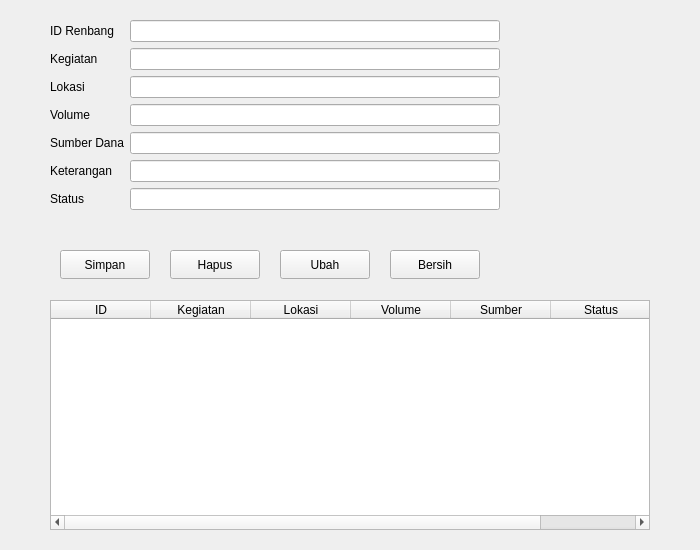
<?xml version="1.0" encoding="UTF-8"?>
<ui version="4.0">
 <class>FormRenbang</class>
 <widget class="QWidget" name="FormRenbang">
  <property name="geometry"> <rect> <x>0</x> <y>0</y> <width>700</width> <height>550</height> </rect> </property>
  <property name="windowTitle"> <string>Data Rencana Pembangunan</string> </property>
  <widget class="QWidget" name="formLayoutWidget">
   <property name="geometry"> <rect> <x>50</x> <y>20</y> <width>450</width> <height>210</height> </rect> </property>
   <layout class="QFormLayout" name="formLayout">
    <item row="0" column="0"><widget class="QLabel" name="l1"><property name="text"><string>ID Renbang</string></property></widget></item>
    <item row="0" column="1"><widget class="QLineEdit" name="editID"/></item>
    <item row="1" column="0"><widget class="QLabel" name="l2"><property name="text"><string>Kegiatan</string></property></widget></item>
    <item row="1" column="1"><widget class="QLineEdit" name="editKegiatan"/></item>
    <item row="2" column="0"><widget class="QLabel" name="l3"><property name="text"><string>Lokasi</string></property></widget></item>
    <item row="2" column="1"><widget class="QLineEdit" name="editLokasi"/></item>
    <item row="3" column="0"><widget class="QLabel" name="l4"><property name="text"><string>Volume</string></property></widget></item>
    <item row="3" column="1"><widget class="QLineEdit" name="editVolume"/></item>
    <item row="4" column="0"><widget class="QLabel" name="l5"><property name="text"><string>Sumber Dana</string></property></widget></item>
    <item row="4" column="1"><widget class="QLineEdit" name="editSumber"/></item>
    <item row="5" column="0"><widget class="QLabel" name="l6"><property name="text"><string>Keterangan</string></property></widget></item>
    <item row="5" column="1"><widget class="QLineEdit" name="editKet"/></item>
    <item row="6" column="0"><widget class="QLabel" name="l7"><property name="text"><string>Status</string></property></widget></item>
    <item row="6" column="1"><widget class="QLineEdit" name="editStatus"/></item>
   </layout>
  </widget>
  <widget class="QPushButton" name="btnSimpan"> <property name="geometry"> <rect> <x>60</x> <y>250</y> <width>90</width> <height>29</height> </rect> </property> <property name="text"> <string>Simpan</string> </property> </widget>
  <widget class="QPushButton" name="btnHapus"> <property name="geometry"> <rect> <x>170</x> <y>250</y> <width>90</width> <height>29</height> </rect> </property> <property name="text"> <string>Hapus</string> </property> </widget>
  <widget class="QPushButton" name="btnUbah"> <property name="geometry"> <rect> <x>280</x> <y>250</y> <width>90</width> <height>29</height> </rect> </property> <property name="text"> <string>Ubah</string> </property> </widget>
  <widget class="QPushButton" name="btnBersih"> <property name="geometry"> <rect> <x>390</x> <y>250</y> <width>90</width> <height>29</height> </rect> </property> <property name="text"> <string>Bersih</string> </property> </widget>
  <widget class="QTableWidget" name="tabelRenbang">
   <property name="geometry"> <rect> <x>50</x> <y>300</y> <width>600</width> <height>230</height> </rect> </property>
   <column><property name="text"><string>ID</string></property></column>
   <column><property name="text"><string>Kegiatan</string></property></column>
   <column><property name="text"><string>Lokasi</string></property></column>
   <column><property name="text"><string>Volume</string></property></column>
   <column><property name="text"><string>Sumber</string></property></column>
   <column><property name="text"><string>Status</string></property></column>
  </widget>
 </widget>
 <resources/> <connections/>
</ui>
